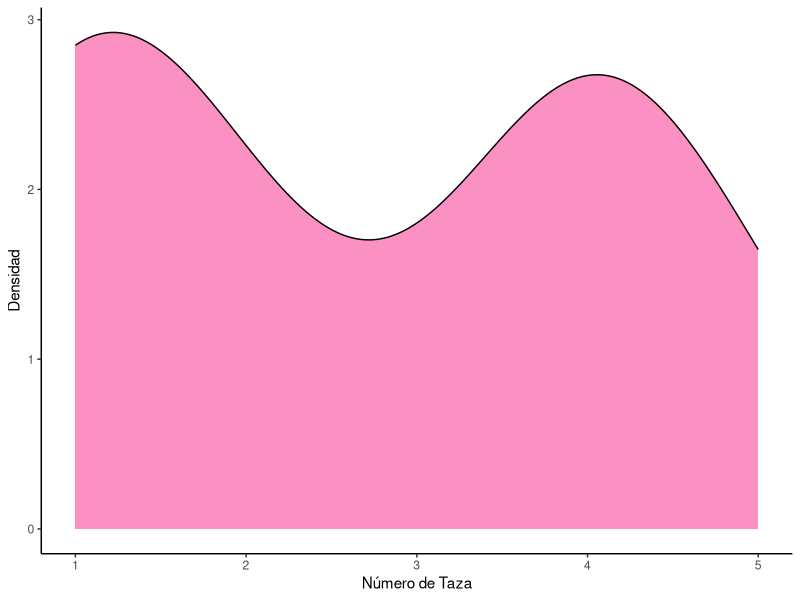
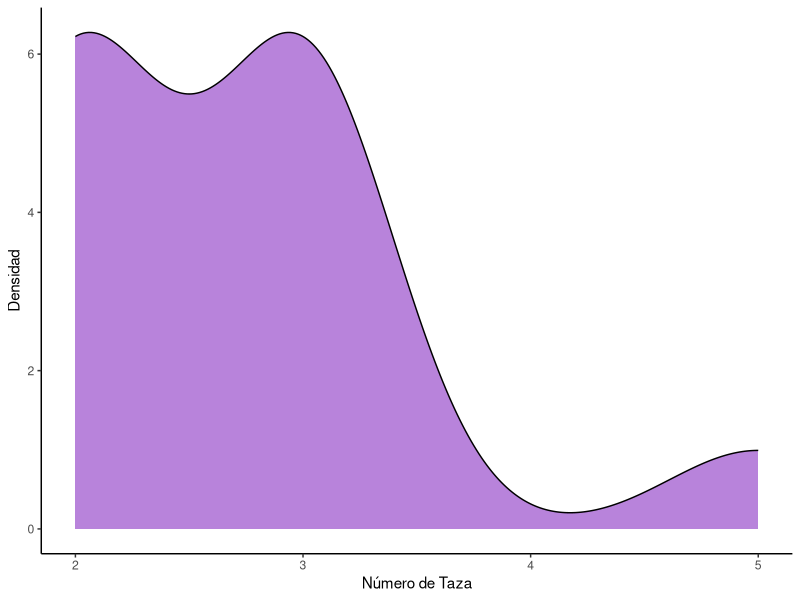
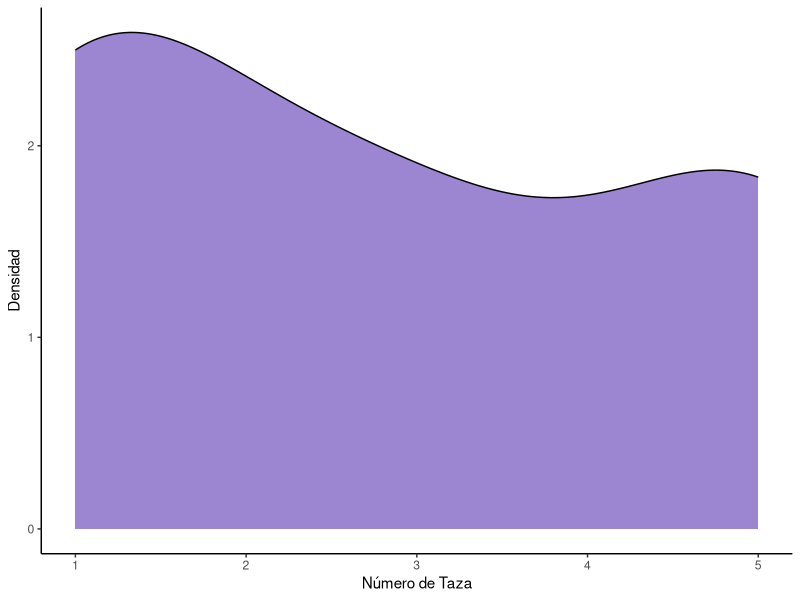
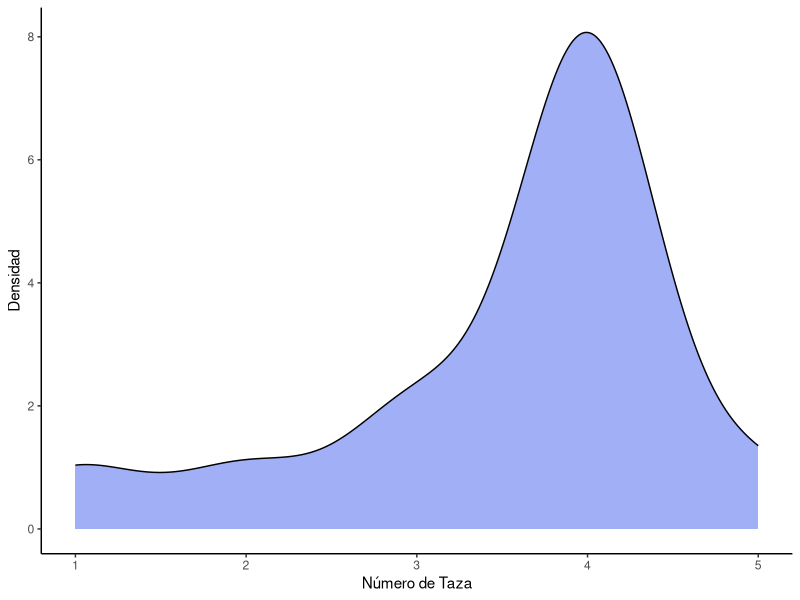
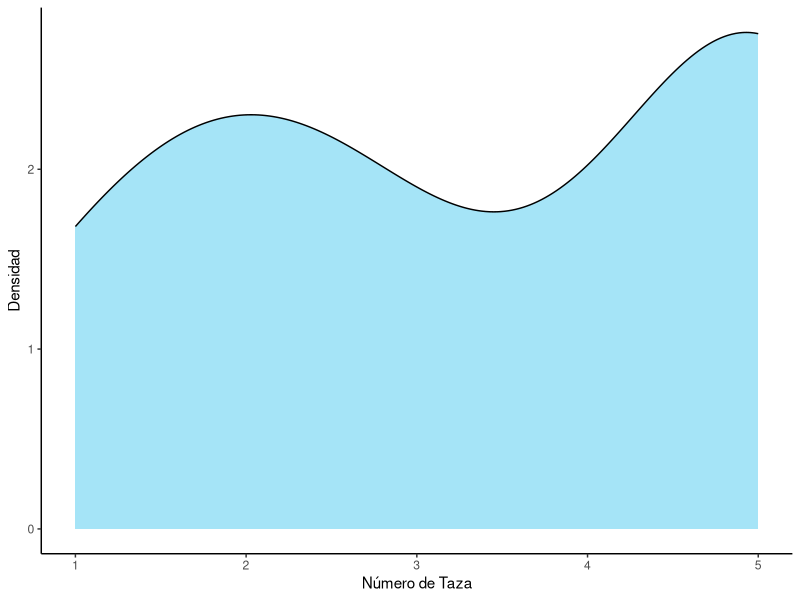

Write the R code that produced these figures, in order.
library(ggplot2)
data <- read.csv("../Data/tazas.csv")
nboot <- 100
i <- 1
alpha <- 0.05
colors <- c(
    "#f72585",
    "#7209b7",
    "#3a0ca3",
    "#4361ee",
    "#4cc9f0"
)
for (data_person in data)
{
    n <- length(data_person)
    mu <- mean(data_person)
    data_tmp <- sample(
        data_person,
        n * nboot,
        replace = TRUE
    )
    data_bootstrap <- matrix(
        data_tmp,
        nrow = n,
        ncol = nboot
    )
    delta <- colMeans(data_bootstrap) - mu
    quantiles <- quantile(
        delta,
        c(alpha / 2, 1 - alpha / 2)
    )
    ci <- mu - c(
        quantiles[1],
        quantiles[2]
    )
    name <- paste("problema06_", i, ".png",
        sep = ""
    )
    theme_set(theme_classic())
    ggplot(
        data.frame(x = data_person),
        aes(x = data_person)
    ) +
        geom_density(
            aes(y = ..count..),
            fill = colors[i],
            alpha = 0.5,
        ) +
        ylab("Densidad") +
        xlab("Número de Taza")
    ggsave(name,
        height = 750,
        width = 1200,
        limitsize = FALSE,
        units = "px"
    )
    i <- i + 1
}
